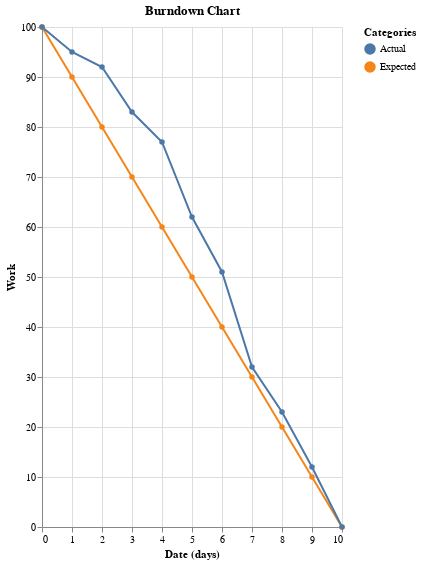

Write a Vega-Lite specification for this figure.
### Vega-Lite specification from a JSON file in a GitHub repository (floating-point values rounded to 4 significant figures)
{"$schema": "https://vega.github.io/schema/vega-lite/v5.json", "config": {"view": {"stroke": ""}}, "title": {"text": "Burndown Chart", "subtitle": ""}, "width": "container", "height": 500, "data": {"values": [{"days": 0, "work": 100, "cat": "Expected"}, {"days": 1, "work": 90, "cat": "Expected"}, {"days": 2, "work": 80, "cat": "Expected"}, {"days": 3, "work": 70, "cat": "Expected"}, {"days": 4, "work": 60, "cat": "Expected"}, {"days": 5, "work": 50, "cat": "Expected"}, {"days": 6, "work": 40, "cat": "Expected"}, {"days": 7, "work": 30, "cat": "Expected"}, {"days": 8, "work": 20, "cat": "Expected"}, {"days": 9, "work": 10, "cat": "Expected"}, {"days": 10, "work": 0, "cat": "Expected"}, {"days": 0, "work": 100, "cat": "Actual"}, {"days": 1, "work": 95, "cat": "Actual"}, {"days": 2, "work": 92, "cat": "Actual"}, {"days": 3, "work": 83, "cat": "Actual"}, {"days": 4, "work": 77, "cat": "Actual"}, {"days": 5, "work": 62, "cat": "Actual"}, {"days": 6, "work": 51, "cat": "Actual"}, {"days": 7, "work": 32, "cat": "Actual"}, {"days": 8, "work": 23, "cat": "Actual"}, {"days": 9, "work": 12, "cat": "Actual"}, {"days": 10, "work": 0, "cat": "Actual"}]}, "mark": {"type": "line", "point": true}, "encoding": {"x": {"field": "days", "type": "quantitative", "title": "Date (days)"}, "y": {"field": "work", "type": "quantitative", "title": "Work"}, "color": {"field": "cat", "type": "nominal", "title": "Categories"}}}
